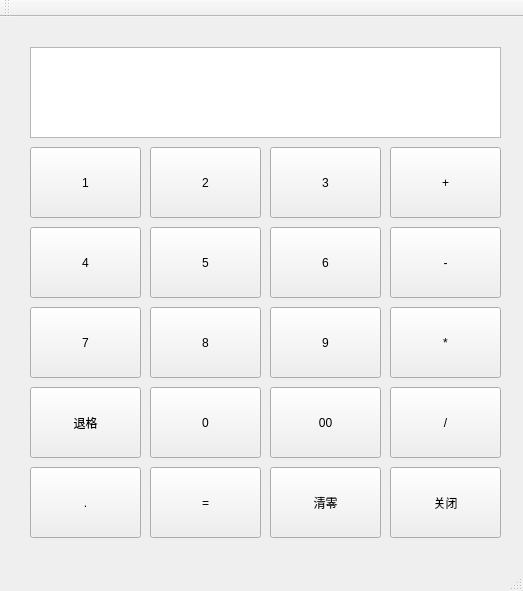
<?xml version="1.0" encoding="UTF-8"?>
<ui version="4.0">
 <class>MainWindow</class>
 <widget class="QMainWindow" name="MainWindow">
  <property name="geometry">
   <rect>
    <x>0</x>
    <y>0</y>
    <width>523</width>
    <height>591</height>
   </rect>
  </property>
  <property name="windowTitle">
   <string>计算器</string>
  </property>
  <widget class="QWidget" name="centralWidget">
   <widget class="QTextEdit" name="textEdit_show">
    <property name="geometry">
     <rect>
      <x>30</x>
      <y>30</y>
      <width>471</width>
      <height>91</height>
     </rect>
    </property>
    <property name="readOnly">
     <bool>true</bool>
    </property>
   </widget>
   <widget class="QPushButton" name="pushButton_1">
    <property name="geometry">
     <rect>
      <x>30</x>
      <y>130</y>
      <width>111</width>
      <height>71</height>
     </rect>
    </property>
    <property name="text">
     <string>1</string>
    </property>
   </widget>
   <widget class="QPushButton" name="pushButton_2">
    <property name="geometry">
     <rect>
      <x>150</x>
      <y>130</y>
      <width>111</width>
      <height>71</height>
     </rect>
    </property>
    <property name="text">
     <string>2</string>
    </property>
   </widget>
   <widget class="QPushButton" name="pushButton_5">
    <property name="geometry">
     <rect>
      <x>150</x>
      <y>210</y>
      <width>111</width>
      <height>71</height>
     </rect>
    </property>
    <property name="text">
     <string>5</string>
    </property>
   </widget>
   <widget class="QPushButton" name="pushButton_4">
    <property name="geometry">
     <rect>
      <x>30</x>
      <y>210</y>
      <width>111</width>
      <height>71</height>
     </rect>
    </property>
    <property name="text">
     <string>4</string>
    </property>
   </widget>
   <widget class="QPushButton" name="pushButton_3">
    <property name="geometry">
     <rect>
      <x>270</x>
      <y>130</y>
      <width>111</width>
      <height>71</height>
     </rect>
    </property>
    <property name="text">
     <string>3</string>
    </property>
   </widget>
   <widget class="QPushButton" name="pushButton_6">
    <property name="geometry">
     <rect>
      <x>270</x>
      <y>210</y>
      <width>111</width>
      <height>71</height>
     </rect>
    </property>
    <property name="text">
     <string>6</string>
    </property>
   </widget>
   <widget class="QPushButton" name="pushButton_jian">
    <property name="geometry">
     <rect>
      <x>390</x>
      <y>210</y>
      <width>111</width>
      <height>71</height>
     </rect>
    </property>
    <property name="text">
     <string>-</string>
    </property>
   </widget>
   <widget class="QPushButton" name="pushButton_7">
    <property name="geometry">
     <rect>
      <x>30</x>
      <y>290</y>
      <width>111</width>
      <height>71</height>
     </rect>
    </property>
    <property name="text">
     <string>7</string>
    </property>
   </widget>
   <widget class="QPushButton" name="pushButton_chen">
    <property name="geometry">
     <rect>
      <x>390</x>
      <y>290</y>
      <width>111</width>
      <height>71</height>
     </rect>
    </property>
    <property name="text">
     <string>*</string>
    </property>
   </widget>
   <widget class="QPushButton" name="pushButton_plus">
    <property name="geometry">
     <rect>
      <x>390</x>
      <y>130</y>
      <width>111</width>
      <height>71</height>
     </rect>
    </property>
    <property name="text">
     <string>+</string>
    </property>
   </widget>
   <widget class="QPushButton" name="pushButton_9">
    <property name="geometry">
     <rect>
      <x>270</x>
      <y>290</y>
      <width>111</width>
      <height>71</height>
     </rect>
    </property>
    <property name="text">
     <string>9</string>
    </property>
   </widget>
   <widget class="QPushButton" name="pushButton_8">
    <property name="geometry">
     <rect>
      <x>150</x>
      <y>290</y>
      <width>111</width>
      <height>71</height>
     </rect>
    </property>
    <property name="text">
     <string>8</string>
    </property>
   </widget>
   <widget class="QPushButton" name="pushButton_BackSpace">
    <property name="geometry">
     <rect>
      <x>30</x>
      <y>370</y>
      <width>111</width>
      <height>71</height>
     </rect>
    </property>
    <property name="text">
     <string>退格</string>
    </property>
   </widget>
   <widget class="QPushButton" name="pushButton_0">
    <property name="geometry">
     <rect>
      <x>150</x>
      <y>370</y>
      <width>111</width>
      <height>71</height>
     </rect>
    </property>
    <property name="text">
     <string>0</string>
    </property>
   </widget>
   <widget class="QPushButton" name="pushButton_equal">
    <property name="geometry">
     <rect>
      <x>150</x>
      <y>450</y>
      <width>111</width>
      <height>71</height>
     </rect>
    </property>
    <property name="text">
     <string>=</string>
    </property>
   </widget>
   <widget class="QPushButton" name="pushButton_divide">
    <property name="geometry">
     <rect>
      <x>390</x>
      <y>370</y>
      <width>111</width>
      <height>71</height>
     </rect>
    </property>
    <property name="text">
     <string>/</string>
    </property>
   </widget>
   <widget class="QPushButton" name="pushButton_00">
    <property name="geometry">
     <rect>
      <x>270</x>
      <y>370</y>
      <width>111</width>
      <height>71</height>
     </rect>
    </property>
    <property name="text">
     <string>00</string>
    </property>
   </widget>
   <widget class="QPushButton" name="pushButton_clear">
    <property name="geometry">
     <rect>
      <x>270</x>
      <y>450</y>
      <width>111</width>
      <height>71</height>
     </rect>
    </property>
    <property name="text">
     <string>清零</string>
    </property>
   </widget>
   <widget class="QPushButton" name="pushButton_Exit">
    <property name="geometry">
     <rect>
      <x>390</x>
      <y>450</y>
      <width>111</width>
      <height>71</height>
     </rect>
    </property>
    <property name="text">
     <string>关闭</string>
    </property>
   </widget>
   <widget class="QPushButton" name="pushButton_dot">
    <property name="geometry">
     <rect>
      <x>30</x>
      <y>450</y>
      <width>111</width>
      <height>71</height>
     </rect>
    </property>
    <property name="text">
     <string>.</string>
    </property>
   </widget>
  </widget>
  <widget class="QMenuBar" name="menuBar">
   <property name="geometry">
    <rect>
     <x>0</x>
     <y>0</y>
     <width>523</width>
     <height>26</height>
    </rect>
   </property>
  </widget>
  <widget class="QToolBar" name="mainToolBar">
   <attribute name="toolBarArea">
    <enum>TopToolBarArea</enum>
   </attribute>
   <attribute name="toolBarBreak">
    <bool>false</bool>
   </attribute>
  </widget>
  <widget class="QStatusBar" name="statusBar"/>
 </widget>
 <layoutdefault spacing="6" margin="11"/>
 <resources/>
 <connections/>
</ui>
